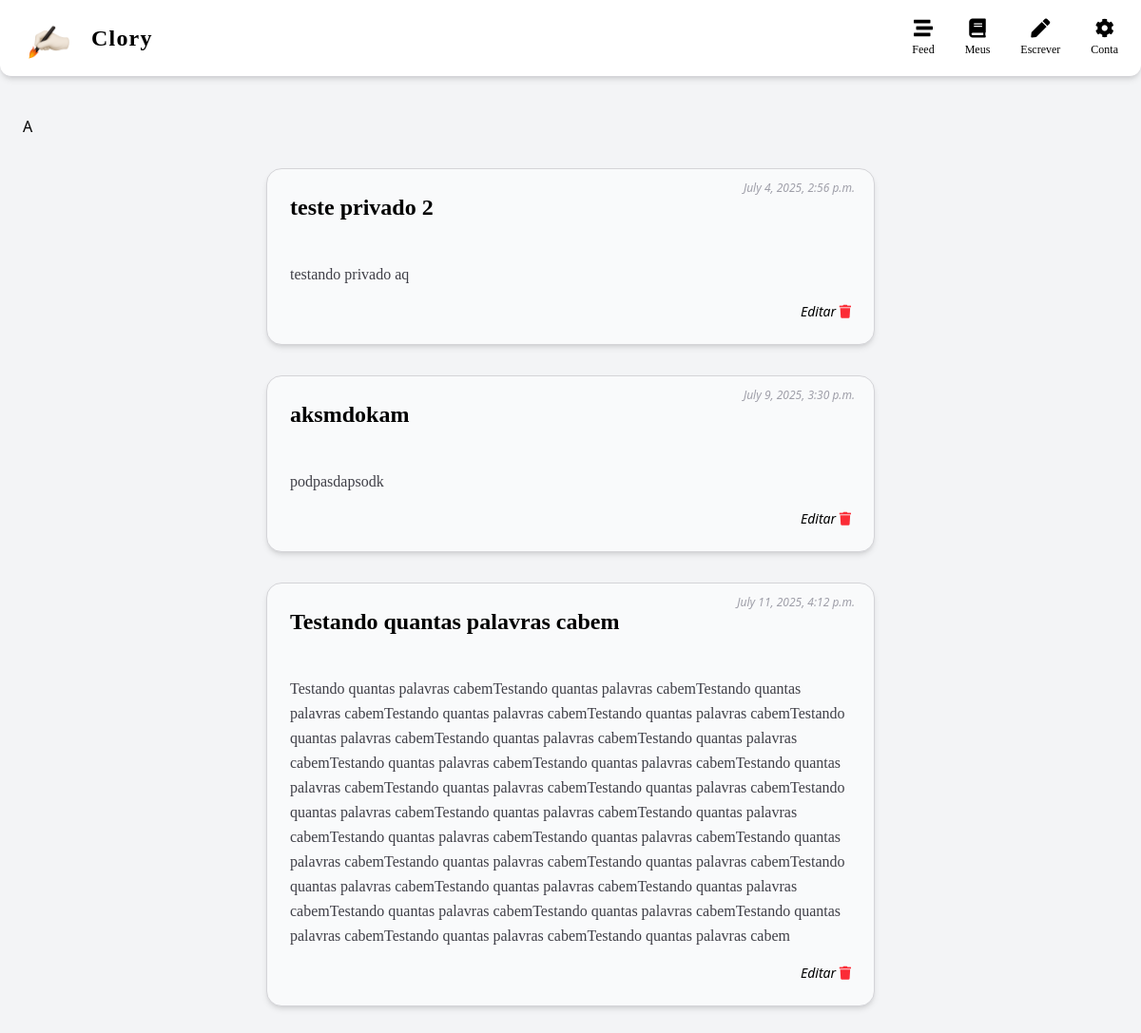
/myfeed/ (signed in), run on the app's committed database.
### page/models.py (models this page shows, shortened)
class Page(models.Model):
    author = models.ForeignKey(CustomUser, null=True, on_delete=models.CASCADE)
    title = models.CharField(max_length=50)
    content = models.TextField(max_length=900)
    publication_date = models.DateTimeField(auto_now_add=True)
    public_access = models.BooleanField(default=False)
    public_access_date = models.DateField(blank=True, null=True)

### page/views.py (the view)
# urls.py: path('myfeed/', user_post, name='user_post'),
def user_post(request):
    if request.user.is_authenticated:
        posts = Page.objects.filter(author=request.user)
    else:
        return redirect('login')
    return render(request, 'page/user_posts.html', {'posts': posts})

### page/templates/page/user_posts.html
{% extends "theme/base.html" %}
{% load static tailwind_tags %}
{% block content %}
<div class="max-w-2xl mx-auto px-4 py-8 space-y-8">
  {% for page in posts %}
  <div class="bg-gray-50 border border-zinc-300 rounded-2xl shadow-md p-6 space-y-4 relative">
    <div class="absolute top-3 right-5 text-xs text-zinc-400 italic">
      {{ page.publication_date }}
    </div>
    <h2 class="text-2xl font-serif font-bold text-black">
      {{ page.title }}
    </h2>
    <p class="text-base text-zinc-700 leading-relaxed whitespace-pre-line font-[Georgia]">
      {{ page.content }}
    </p>
      <div class="text-right text-sm italic mt-4">
        <a href="{% url 'post_edit' page.id %}" name="edit_button">Editar</a>
        <a href="{% url 'user_post' %}">
          <i class="fas fa-trash text-red-500"></i>
        </a>
    </div>
  </div>
  {% endfor %}
</div>
{% endblock content %}

### data on the page
Page: publication_date "July 4, 2025, 2:56 p.m.", title "teste privado 2", content "testando privado aq"
Page: publication_date "July 9, 2025, 3:30 p.m.", title "aksmdokam", content "podpasdapsodk"
Page: publication_date "July 11, 2025, 4:12 p.m.", title "Testando quantas palavras cabem", content "Testando quantas palavras cabemTestando quantas palavras cabemTestando quantas palavras cabemTestando quantas palavras cabemTestando quantas palavras cabemTestando quantas palavras cabemTestando quantas palavras cabemTestando quantas palavras cabemTestando quantas palavras cabemTestando quantas palavras cabemTestando quantas palavras cabemTestando quantas palavras cabemTestando quantas palavras cabemTestando quantas palavras cabemTestando quantas palavras cabemTestando quantas palavras cabemTestando quantas palavras cabemTestando quantas palavras cabemTestando quantas palavras cabemTestando quantas palavras cabemTestando quantas palavras cabemTestando quantas palavras cabemTestando quantas…"
